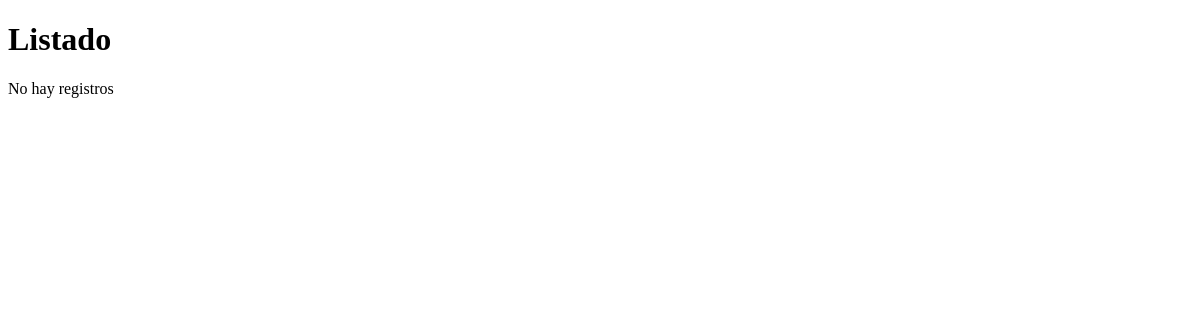
The page /socio/list.php on the database as committed earlier.
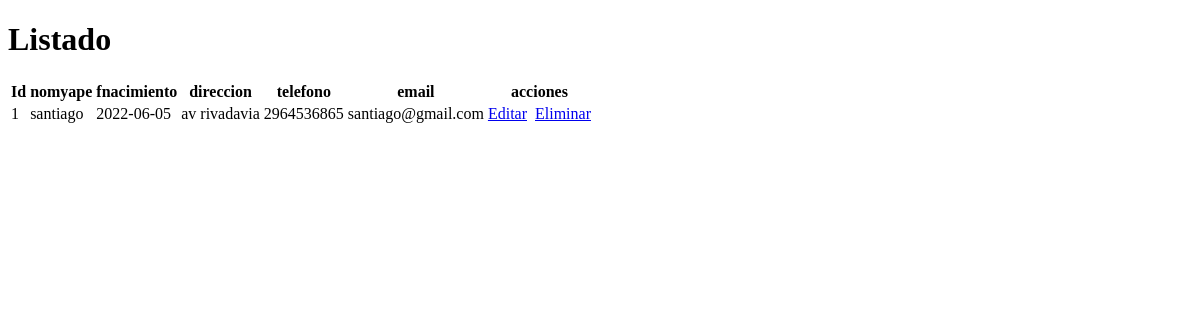
The same page on the database as committed later.
### tables this page shows
CREATE TABLE `socio` (
  `id` int(255) NOT NULL,
  `nomyape` text NOT NULL,
  `fnacimiento` date NOT NULL,
  `direccion` text NOT NULL,
  `telefono` bigint(255) NOT NULL,
  `email` text NOT NULL
);

### socio/list.php (the view, shortened to what this page needs)
<!DOCTYPE html>
<html lang="en">
<head>
</head>
<body>
    <h1>Listado</h1>
    <?php
    include("../conexion.php");
    $sql = "SELECT * FROM socio";
    $res = mysqli_query($con, $sql);
    $cant = mysqli_num_rows($res);
    if($cant > 0) {
        echo "<table class='table'>";
        echo "<tr>";
        echo "<th>Id</th>";
        echo "<th>nomyape</th>";
        echo "<th>fnacimiento</th>";
        echo "<th>direccion</th>";
        echo "<th>telefono</th>";
        echo "<th>email</th>";
        echo "<th>acciones</th>";
        echo "</tr>";
        foreach ($res as $row) {
          echo "<tr>";
          echo "<td>".$row['id']."</td>";
          echo "<td>".$row['nomyape']."</td>";
          echo "<td>".$row['fnacimiento']."</td>";
          echo "<td>".$row['direccion']."</td>";
          echo "<td>".$row['telefono']."</td>";
          echo "<td>".$row['email']."</td>";
          echo "<td>";
          echo "<a href='update.php?id=".$row['id']."'>Editar</a>";
          echo "<a href='delete.php?id=".$row['id']."'>Eliminar</a>";
          echo "</td>";
          echo "</tr>";
      }
        echo "</table>";
    }
    else {
        echo "No hay registros";
    }
    ?>
</body>
</html>

Rows that differ between the two databases and show on the page:
added socio: id "1", nomyape "santiago", fnacimiento "2022-06-05", direccion "av rivadavia", telefono "2964536865", email "santiago@gmail.com"
Other text that changed with them:
text no longer shown: "No hay registros"
text now shown: "Id nomyape fnacimiento direccion telefono email acciones"
